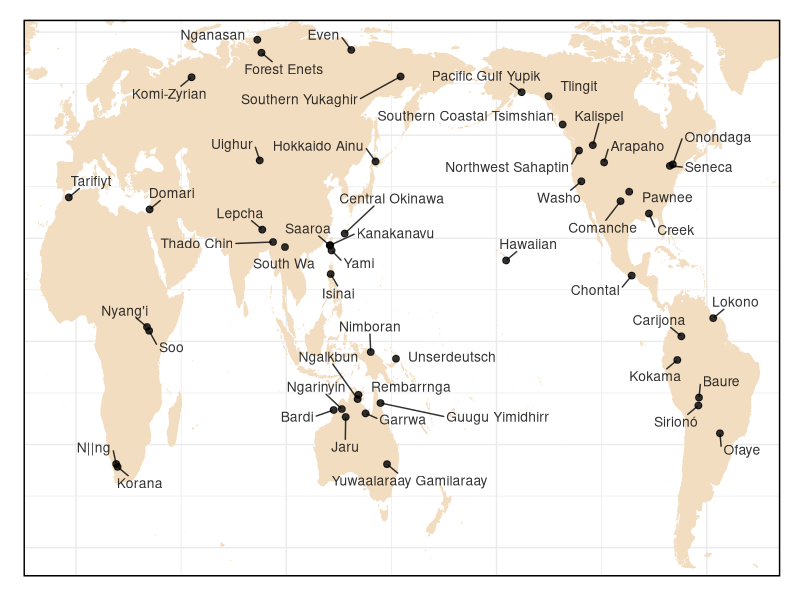
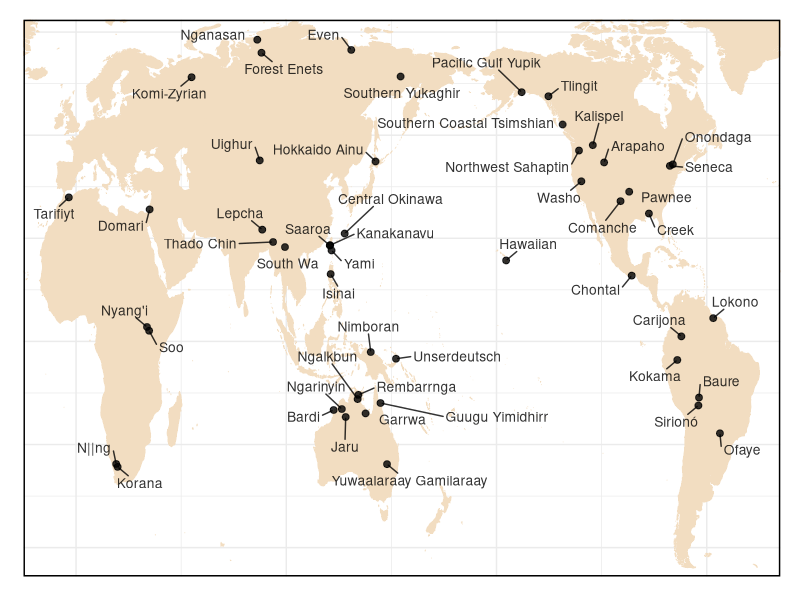
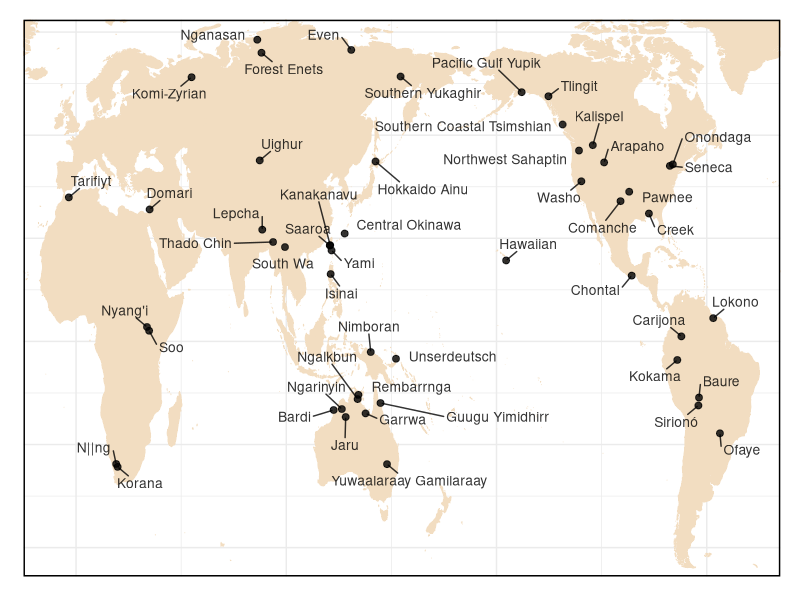

These charts were generated, in order, by the following R code: (Note: this script raises an error after producing the figures.)
#' Plots GATA
#' D E Blasi

#' Load libraries
require(tidyverse)
require(ggrepel)

# Map needs ggplot-version previous to 3.4
# install.packages("https://cran.r-project.org/src/contrib/Archive/ggplot2/ggplot2_3.3.6.tar.gz", type="source")


#' Load data ("languages" is actually a csv...)
gata<-read_csv("../raw/gata_raw.csv")
lgs<-read_csv("../cldf/languages.csv")
parameters<-read_csv("../cldf/parameters.csv")

gata<-left_join(gata,parameters,by=c("Parameter_ID"="Shortname"))

#' Map

#' Shift coordinates to accommodate a Pacific-centered view
lgs$Longitude<-sapply(lgs$Longitude,function(x) ifelse(x<(-25),x + 360,x))

#' Produce maps
world <- map_data('world', interior=F, wrap=c(-25,335), ylim=c(-54,79))

gata_map <- ggplot()+
  theme_bw()+ 
  scale_y_continuous(expand = c(0,0),limits = c(-57,78)) + 
  scale_x_continuous(expand = c(0,0)) + 
  theme(panel.border = element_rect(size=1,color="black"),
        panel.background = element_rect(),
        plot.title = element_text(size=26,hjust=0.7),
        plot.subtitle = element_text(size=16),
        axis.line = element_blank(),
        axis.text.x = element_blank(),  
        axis.text.y = element_blank(),  
        axis.ticks = element_blank(),  
        axis.title.x = element_blank(),  
        axis.title.y = element_blank(),
        legend.position = c(0.62,0.3),
        legend.title = element_text(face="bold",size=20),
        legend.text = element_text(size=16),
        plot.margin=margin(0.5,0.5,0.5,0.5,unit="cm"),
        legend.key.height = unit(6,"mm"),
        legend.background = element_rect(fill="white",color="black"))+
  geom_polygon(data=world,
               aes(x=long,y=lat,group=group),
               colour="#F2DDC1",size=0.2, fill="#F2DDC1")+
  geom_point(data=lgs, 
                  aes(x=Longitude, 
                      y=Latitude),
                  color="black",
                  size=2,
                  alpha=0.8)+
  geom_text_repel(data=lgs, 
             aes(x=Longitude, 
                 y=Latitude,
                 label=Name),
             color="black",
             size=3.5,
             box.padding=0.5,
             max.overlaps=99,
             alpha=0.8)
gata_map
ggsave("plot_gata_map.pdf", gata_map)
ggsave("plot_gata_map.png", gata_map)

#' Time interval density
plyr::ddply(gata,"Language_ID",function(x) abs(diff(unique(x$Year)))) %>%
  ggplot(aes(x=V1,fill=..density..))+
  geom_histogram(bins=20)+
  labs(x="Years between grammars",y="")+
  theme_minimal()+
  theme(axis.title =element_text(size=15),
        axis.text.x = element_text(size=15),
        axis.text.y = element_blank(),
        legend.position = "none",
        plot.background = element_rect(),
        panel.background = element_rect(),
        legend.background = element_rect(fill="white",color="black"),
        plot.margin=margin(0.5,0.5,0.5,0.5,unit="cm"))+
  scale_fill_gradient(low="#4C3F91",high="#FF5677")+
  scale_x_continuous(expand = c(0,0))+
  scale_y_continuous(expand=c(0,0))

ggsave("plot_gata_intervals.pdf",width = 6,height=2.5)

#' Data coverage
gata %>% plyr::ddply("Category",function(x) data.frame(Value=c(1-sum(is.na(x$Value)/nrow(x)),sum(is.na(x$Value))/nrow(x)),
                                                       Type=c("Attested","Not attested"))) %>%
  ggplot(aes(x="",y=Value,fill=Type))+
    geom_col()+
    coord_polar(theta="y")+
    facet_wrap(~Category)+
  theme_minimal()+
  theme(axis.text = element_blank(),
        legend.position = "bottom",
        legend.title = element_blank(),
        legend.text = element_text(size=16),
        panel.grid = element_blank(),
        strip.text = element_text(size=12),
        plot.background = element_rect(color="white"))+
  scale_fill_manual(values=c("#09015F","#AF0069"))+
  labs(x="",y="")

ggsave("plot_gata_coverage.pdf",width=9,height=6)

#' Show change
gata_change<-gata %>% 
  plyr::ddply(c("Language_ID","Parameter_ID","Category"),
              function(x) data.frame(Interval=abs(diff(unique(x$Year))),
                                     Difference=ifelse(anyNA(x$Value),NA,
                                                       ifelse(length(unique(x$Value))==1,0,1))))

gata_change %>%
  ggplot(aes(y=Difference,x=Interval))+
  geom_point(size=2,alpha=0.7,color="#00A19D")+
  geom_smooth(se=F,size=3,color="#99DDCC")+
  theme_minimal()+
  facet_wrap(~Category)+
  theme(legend.position = "none",
        panel.background = element_rect(color="black"),
        strip.text = element_text(size=15),
        axis.text = element_text(size=12),
        axis.title = element_text(size=15),
        plot.background = element_rect(color="white"))+
  scale_y_continuous(breaks=c(0,0.5,1),
                     expand=c(0.05,0.05))+
  labs(x="Years between grammars",
       y="Change")

ggsave("plot_gata_change.pdf",width=9,height=6)
